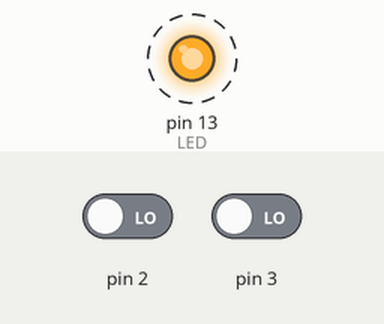
This sketch was run on a simulated Arduino Uno, built with avr-gcc and run on an emulated ATmega328P. Shown: output pins drawn as LEDs (lit = HIGH). Dashed ring = blinking. Inputs (shaded band) come from the test bench; at power-on: pin 2 LOW, pin 3 LOW. What the sketch prints to the serial monitor is not drawn.

Above: at 1.2 s.
1.3 s: pin 2 driven HIGH
4.3 s: pin 3 driven HIGH
Timing chart, 0 to 13.3 s (numbered marks = the images above; inputs shaded):
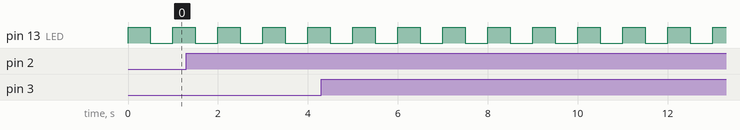

The sketch:

project25.ino
```cpp
// project 25 -using interrupts
/**
* to trigger the interrupts you will have to connect pin 2(micros)
* or pin 3(mills) to a high voltage (5V), so by disconnecting it, it triggers it
*/
#define LED 13
void setup() {
  // put your setup code here, to run once:
  Serial.begin(9600);
  pinMode(13, OUTPUT);
  attachInterrupt(0, displayMicros, RISING);
  attachInterrupt(1, displayMillis, RISING);
}

void displayMicros()
{
  Serial.write("micros() = ");
  Serial.println(micros());
}

void displayMillis()
{
  Serial.write("millis() = ");
  Serial.println(millis());
}

void loop() {
  // put your main code here, to run repeatedly:
  digitalWrite(LED, HIGH);
  delay(500);
  digitalWrite(LED, LOW);
  delay(500);
}
```

Measured:
- by itself, pin 13 (LED): alternates HIGH for 0.50 s and LOW for 0.50 s
